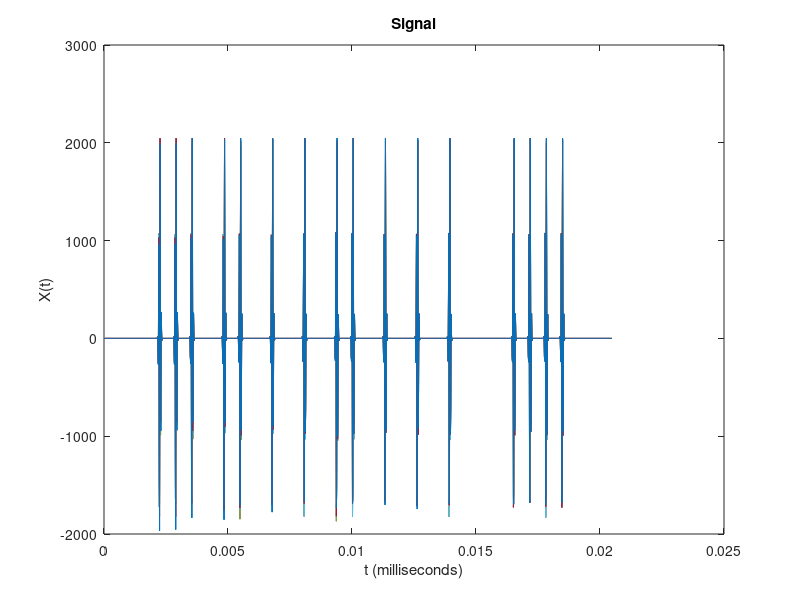
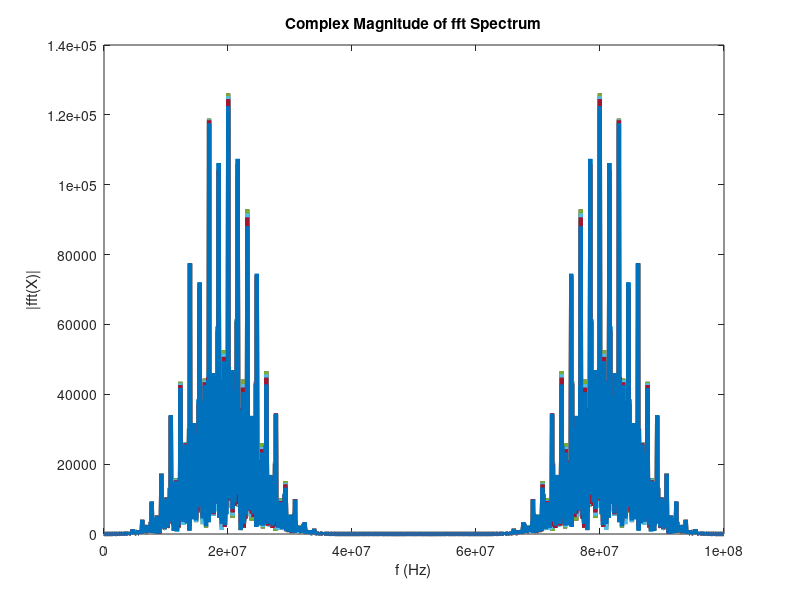
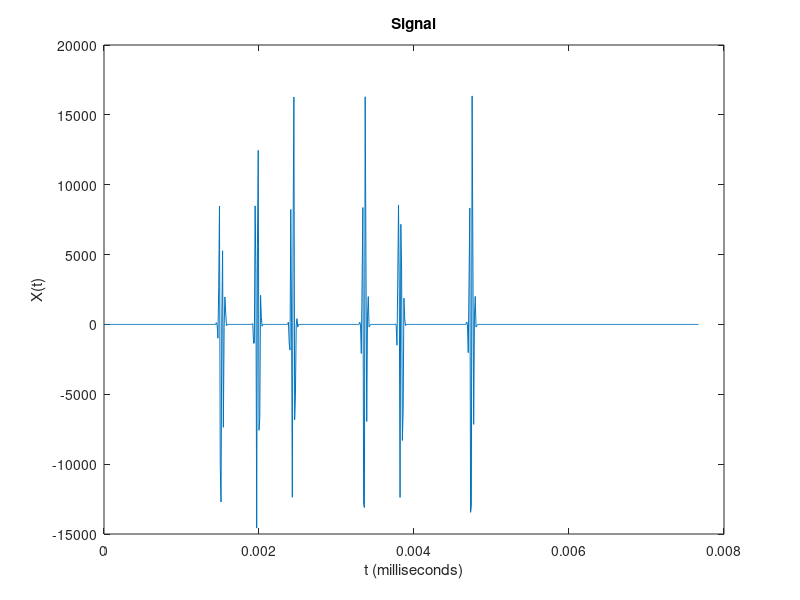

Write MATLAB code to recreate these figures, in order.

load Student_data.mat
Fs = f_adc;            % Sampling frequency                    
T = 1/Fs;             % Sampling period
X = raw_data_full';
L1 = length(X);             % Length of signal
L2 = length(ind_dels);
t1 = (0:L1-1)*T;        % Time vector
t2 = (0:L2-1)*T;

figure(1)
plot(1000*t1,X)
title("Signal")
xlabel("t (milliseconds)")
ylabel("X(t)")


Y = fft(X);

figure(2)
plot(Fs/L1*(0:L1-1),abs(Y),"LineWidth",3)
title("Complex Magnitude of fft Spectrum")
xlabel("f (Hz)")
ylabel("|fft(X)|")


Z=X(1:length(ind_dels), 1:8)';

W=Z(ind_dels);

A=sum(W);

figure(3)
plot(1000*t2,A)
title("Signal")
xlabel("t (milliseconds)")
ylabel("X(t)")

